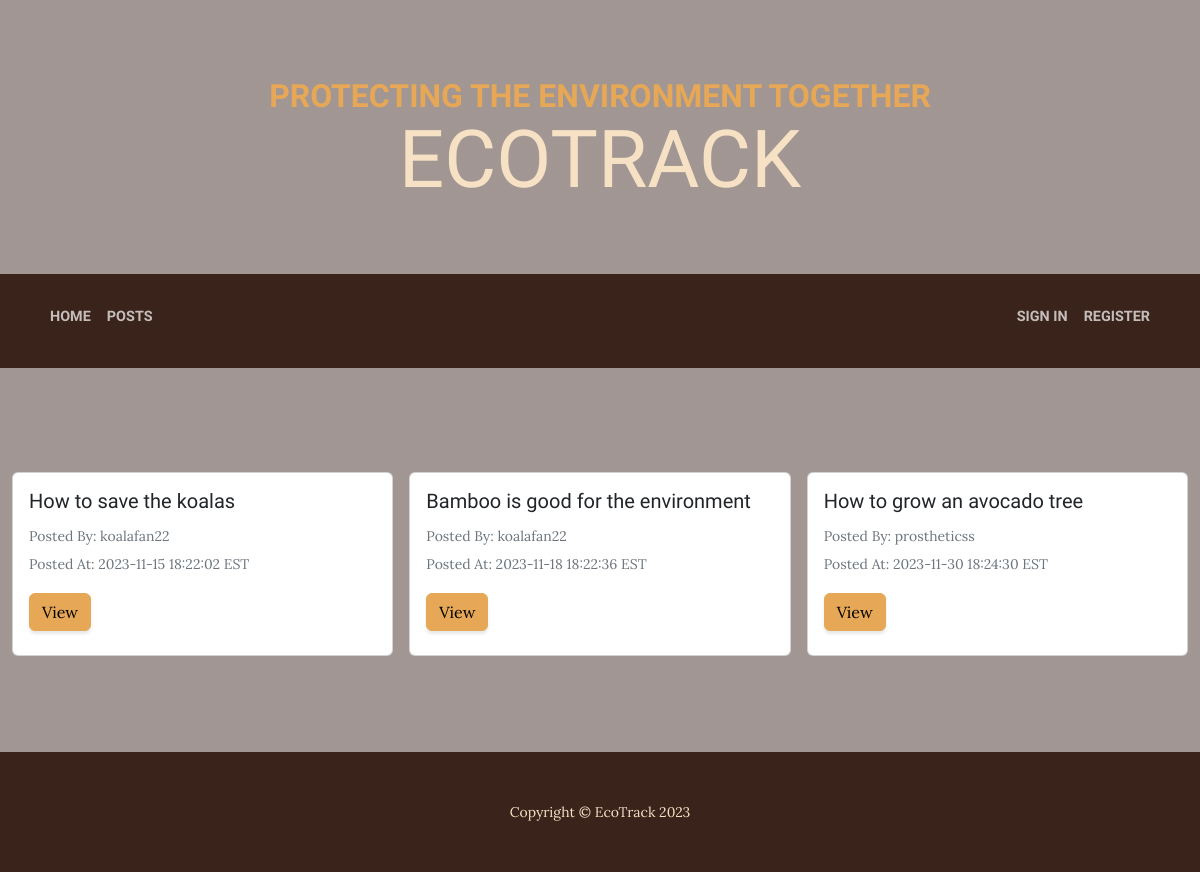
The page /posts.php on the database as committed earlier.
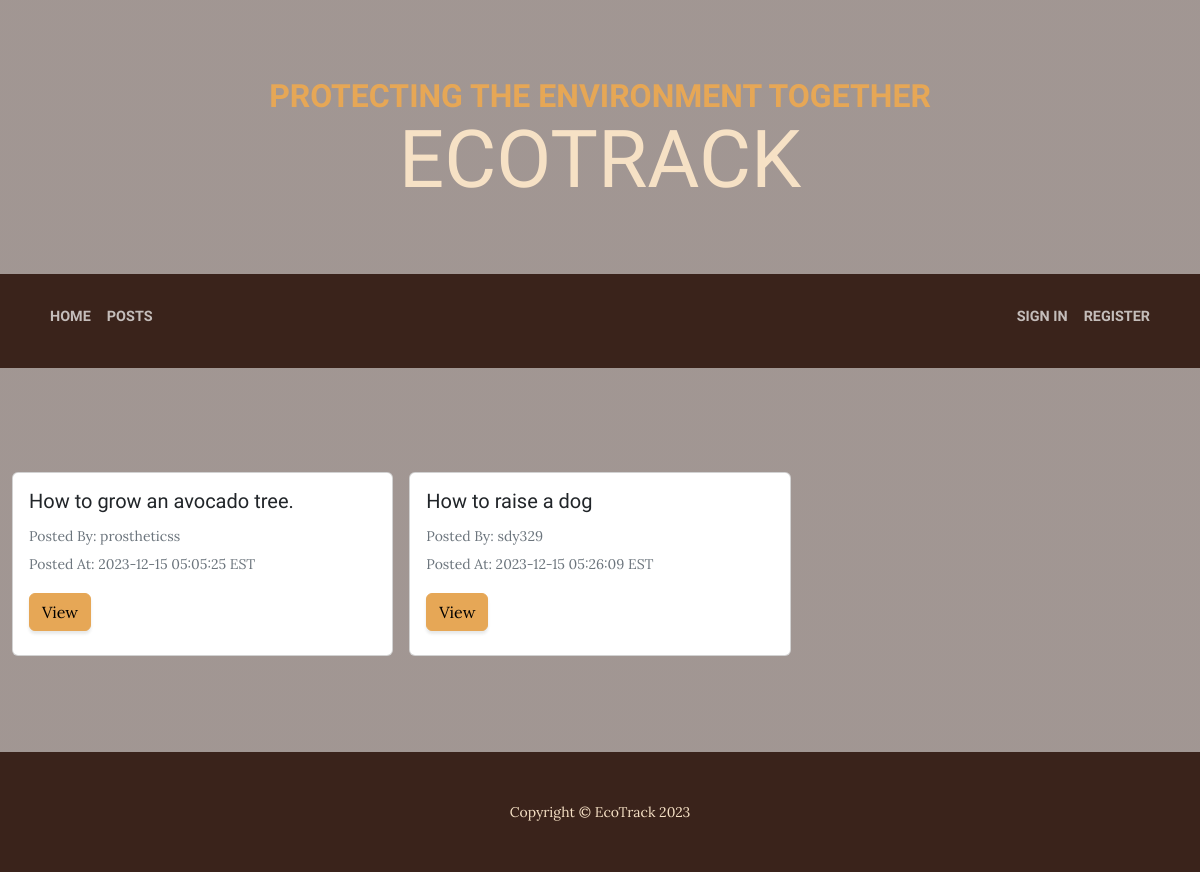
The same page on the database as committed later.
### tables this page shows
CREATE TABLE `posts` (
  `ID` int(10) UNSIGNED NOT NULL,
  `userID` int(10) UNSIGNED DEFAULT NULL,
  `title` varchar(100) DEFAULT NULL,
  `content` longtext DEFAULT NULL,
  `postedDateTime` datetime DEFAULT NULL
);

CREATE TABLE `users` (
  `ID` int(10) UNSIGNED NOT NULL,
  `username` varchar(48) NOT NULL,
  `email` varchar(254) NOT NULL,
  `password` varchar(254) NOT NULL
);

### global.php (called while the page is built, shortened)
<?php
function query($query, $data){
    $stmt = __DB__->prepare($query);
    $stmt->execute($data);
    return $stmt;
}
function getPosts(){
    $posts = query('SELECT * FROM posts', [])->fetchAll();
    return $posts;
}
function getAuthor($id){
    $author = query('SELECT username FROM users WHERE ID = ?', [$id])->fetch()['username'];
    return $author;
}

### posts.php (the view, shortened to what this page needs)
<?php
require_once('global.php');
function generateCards(){
    $posts = getPosts();
    $counter = 0;
    foreach($posts as $post){
        if ($counter % 3 == 0) echo '<div class="row row-cols-1 row-cols-md-3 g-3">';
        echo '<div class="col mb-3">
        <div class="card">
            <div class="card-body">
                <h5 class="card-title">'.$post['title'].'</h5>
                <p class="card-text"><small class="text-muted">Posted By: '.getAuthor($post['userID']).'</small><br/>
                <small class="text-muted">Posted At: '.$post['postedDateTime'].' EST</small></p>
                <div class="btn-group mb-2" role="group" aria-label="Post Actions">
                    <a href="post/index.php?id='.$post['ID'].'"><button class="btn btn-primary">View</button></a>
                </div>
            </div>
        </div>
    </div>';
        $counter++;
        if ($counter % 3 == 0) echo '</div>';
    }
    if ($counter % 3 != 0) echo '</div>';
}
?>
<!DOCTYPE html>
<html lang="en">
<head>
    <link href="css/styles.css" rel="stylesheet" />
</head>
<body>
    <header>
        <h1 class="site-heading text-center text-faded d-none d-lg-block">
            <span class="site-heading-upper text-primary mb-3">Protecting the environment together</span>
            <span class="site-heading-lower">EcoTrack</span>
        </h1>
    </header>
    <nav class="navbar navbar-expand-lg navbar-dark py-lg-4" id="mainNav">
        <div class="container">
            <div class="d-flex align-items-center">
                <ul class="navbar-nav">
                    <li class="nav-item mb-2"><a class="nav-link text-uppercase" href="index.php">Home</a></li>
                    <li class="nav-item mb-2"><a class="nav-link text-uppercase" href="posts.php">Posts</a></li>
                </ul>
            </div>
            <?php if(isset($_SESSION['id'])){
                echo '
                <div class="justify-content-end" id="navbarSupportedContent">
                <ul class="navbar-nav">
                    <li class="nav-item mb-2"><a class="nav-link text-uppercase" href="account.php">Account</a></li>
                    <li class="nav-item mb-2"><a class="nav-link text-uppercase" href="signout.php">Sign Out</a></li>
                    ';
                if($_SESSION['admin'] == true) echo '<li class="nav-item mb-2"><a class="nav-link text-uppercase" href="admin/index.php">Admin</a></li>';
                echo '</ul>
                </div>';
            } else {
                echo '
            <div class="justify-content-end" id="navbarSupportedContent">
            <ul class="navbar-nav">
                <li class="nav-item mb-2"><a class="nav-link text-uppercase" href="signin.php">Sign In</a></li>
                <li class="nav-item mb-2"><a class="nav-link text-uppercase" href="register.php">Register</a></li>
            </ul>
            </div>';
            }
            ?>
        </div>
    </nav>
    <br>
    <section class="page-section clearfix">
        <div class="container-fluid">
            <?php generateCards(); ?>
        </div>
    </section>
    <footer class="footer text-faded text-center py-5">
        <div class="container">
            <p class="m-0 small">Copyright &copy; EcoTrack 2023</p>
        </div>
    </footer>
</body>
</html>

Rows that differ between the two databases and show on the page:
removed posts: title "How to save the koalas", userID.username "koalafan22", postedDateTime "2023-11-15 18:22:02"
removed posts: title "Bamboo is good for the environment", userID.username "koalafan22", postedDateTime "2023-11-18 18:22:36"
changed posts "prostheticss": title "How to grow an avocado tree" → "How to grow an avocado tree."; postedDateTime "2023-11-30 18:24:30" → "2023-12-15 05:05:25"
added posts: title "How to raise a dog", userID.username "sdy329", postedDateTime "2023-12-15 05:26:09"
